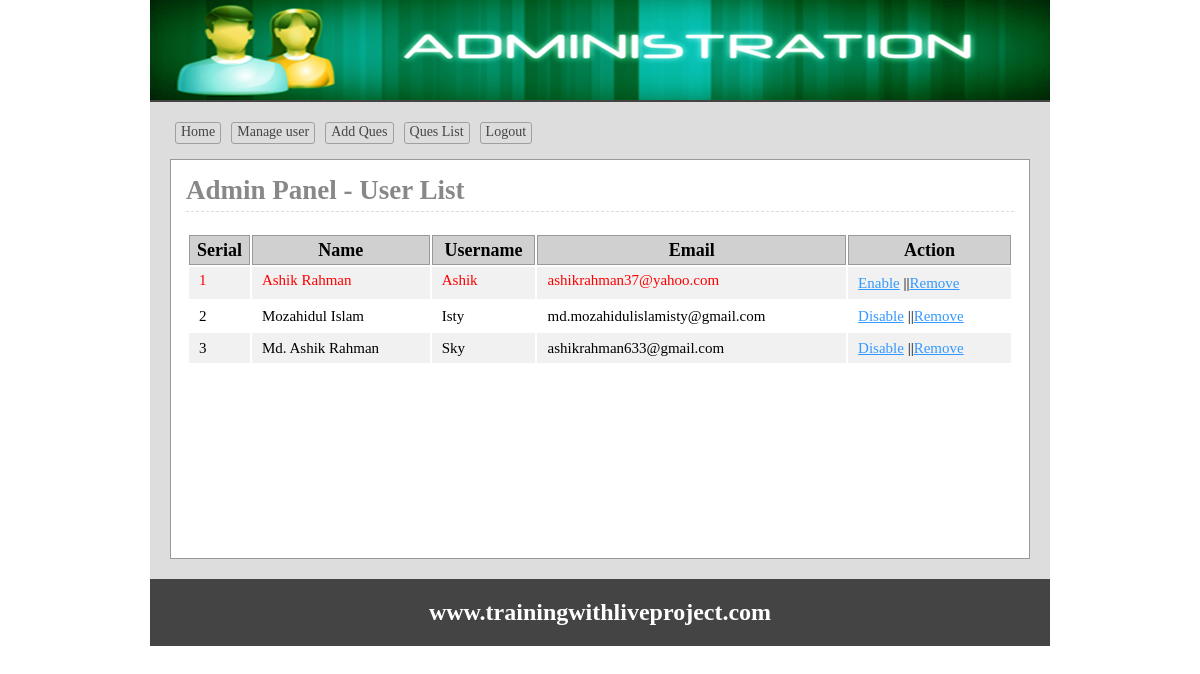
The app's page /admin/users.php (signed in) with its own data.
### tables this page shows
CREATE TABLE `tbl_user` (
  `userId` int(11) NOT NULL,
  `name` varchar(50) NOT NULL,
  `username` varchar(30) NOT NULL,
  `email` varchar(255) NOT NULL,
  `password` varchar(32) NOT NULL,
  `status` int(11) NOT NULL DEFAULT '0'
);

### lib/Database.php (called while the page is built, shortened)
<?php
Class Database{
	public $host   = DB_HOST;
	public $user   = DB_USER;
	public $pass   = DB_PASS;
	public $dbname = DB_NAME;
	public $link;
	private function connectDB(){
	$this->link = new mysqli($this->host, $this->user, $this->pass, $this->dbname);
 }
	public function select($query){
		$result = $this->link->query($query) or die($this->link->error.__LINE__);
		if($result->num_rows > 0){
			return $result;
		} else {
			return false;
		}
	}
}

### classes/User.php (called while the page is built, shortened)
<?php
$filepath = realpath(dirname(__FILE__));
include_once ($filepath.'/../lib/Database.php');
class User{
    private $db;
    public function __construct(){
        $this->db = new Database();
    }
    public function getAllUser(){
        $query = "SELECT * FROM tbl_user ORDER BY userId DESC";
        $result = $this->db->select($query);
        return $result;
    }
}

### admin/users.php (the view, shortened to what this page needs)
<?php
$filepath = realpath(dirname(__FILE__));
include_once ($filepath.'/inc/header.php');
include_once ($filepath.'/../classes/User.php');
$user = new User();
?>
    <div class="main">
        <h1>Admin Panel - User List</h1>
        <div class="manageuser">
            <table class="tblone">
                <tr>
                    <th>Serial</th>
                    <th>Name</th>
                    <th>Username</th>
                    <th>Email</th>
                    <th>Action</th>
                </tr>
        <?php
                $alluser = $user->getAllUser();
                if ($alluser){
                    $i = 0;
                    while ($value = $alluser->fetch_assoc()) {
                        $i++;
        ?>
                <tr>
                    <td>
                        <?php
                        if ($value['status'] == 1){
                            echo "<span class='error'>".$i."</span>";
                        }else{
                            echo $i;
                        }
                        ?>
                    </td>
                    <td>
                        <?php
                        if ($value['status'] == 1){
                            echo "<span class='error'>".$value['name']."</span>";
                        } else{
                            echo $value['name'];
                        }
                        ?>
                    </td>
                    <td>
                        <?php
                        if ($value['status'] == 1){
                            echo "<span class='error'>".$value['username']."</span>";
                        } else{
                            echo $value['username'];
                        }
                        ?>
                    </td>
                    <td>
                        <?php
                        if ($value['status'] == 1){
                            echo "<span class='error'>".$value['email']."</span>";
                        } else{
                            echo $value['email'];
                        }
                        ?>
                    </td>
                    <td>
                        <?php
                        if ($value['status'] == 0){ ?>
                            <a onclick="return confirm('Are You Sure to Disable?')" href="?dis=<?php echo $value['userId']; ?>">Disable</a>
                        <?php } else{ ?>
                            <a onclick="return confirm('Are You Sure to Enable?')" href="?ena=<?php echo $value['userId']; ?>">Enable</a>
                        <?php } ?>
                        ||<a onclick="return confirm('Are You Sure to Remove?')" href="?del=<?php echo $value['userId']; ?>">Remove</a>
                    </td>
                </tr>
        <?php
            }}
        ?>
            </table>
        </div>
    </div>
<?php include 'inc/footer.php'; ?>

### admin/css/admin.css (style rules this page uses)
* { margin:0;padding:0;outline:none }
body { font-family:verdana }
.error { color: red; display: block; padding-bottom: 5px; }
.tblone { width:100%;border:1px solid #fff;margin:20px 0 }
.tblone td { font-size: 15px; padding: 5px 10px; }
table.tblone th { background-color: #d0d0d0; border: 1px solid #999; }
table.tblone tr:nth-child(2n+1) { background:#fff;height:30px; }
table.tblone tr:nth-child(2n) { background:#f1f1f1;height:30px; }
.tblone td a { color:#3399FF; }
.main { background: #fff none repeat scroll 0 0; border: 1px solid #999; margin-top: 10px; min-height: 368px; padding: 15px; width: 828px; }
.main h1 { border-bottom: 1px dashed #ddd; color: #888; margin: 0 0 5px; padding-bottom: 5px; }

### records on screen
tbl_user: name "Ashik Rahman", username "Ashik", email "ashikrahman37@yahoo.com"
tbl_user: name "Mozahidul Islam", username "Isty", email "md.mozahidulislamisty@gmail.com"
tbl_user: name "Md. Ashik Rahman", username "Sky", email "ashikrahman633@gmail.com"
